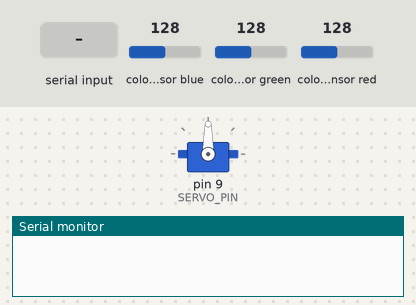
Bench run of a sketch on a simulated Arduino Uno, built with avr-gcc and run on an emulated ATmega328P. On the bench: servo, the last lines printed to the serial monitor. Inputs (shaded band) come from the test bench; at power-on: colour sensor blue 128, colour sensor green 128, colour sensor red 128.

Above: at 1.2 s.
1.3 s: "30,150\n" received over Serial
At 1.61 s:
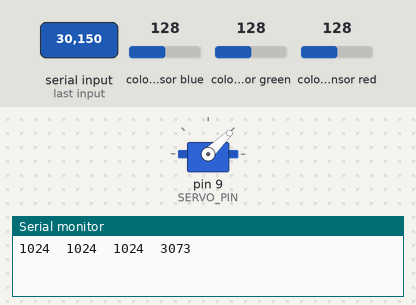
3.2 s: "2\n" received over Serial
At 4.9 s:
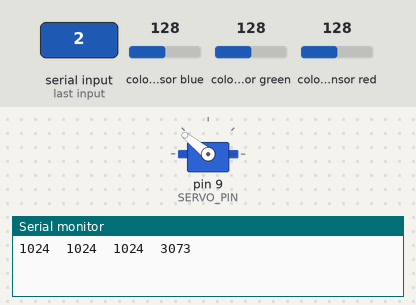
5.7 s: "1\n" received over Serial
8.7 s: "200\n" received over Serial
At 13.6 s:
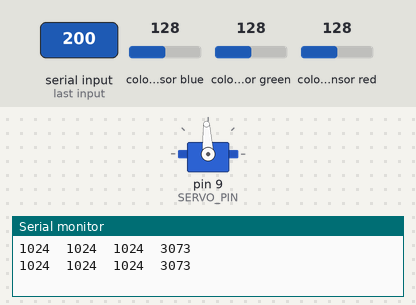
Timing chart, 0 to 13.9 s (numbered marks = the images above; inputs shaded):
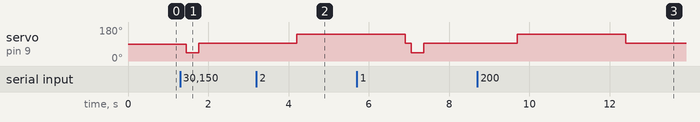

The sketch:

machine.ino
```cpp
#include <Wire.h>
#include <Servo.h>
#include "Adafruit_TCS34725.h"

// for a common anode LED, connect the common pin to +5V
// for common cathode, connect the common to ground

// set to false if using a common cathode LED
#define commonAnode true

// our RGB -> eye-recognized gamma color
byte gammatable[256];

// constants
Adafruit_TCS34725 tcs = Adafruit_TCS34725(TCS34725_INTEGRATIONTIME_50MS, TCS34725_GAIN_4X);
const int SERVO_PIN = 9;
Servo servo;

// variables
int sequencing = 0;
int angle = 0;

void setup() {
  Serial.begin(9600);
  // initialize servo motor
  servo.attach(SERVO_PIN); // attaches the servo on pin 9 to the servo object

  if (tcs.begin()) {
    // Serial.println("Found sensor");
  } else {
    Serial.println("No TCS34725 found ... check your connections");
    while (1); // halt!
  }

  // thanks PhilB for this gamma table!
  // it helps convert RGB colors to what humans see
  for (int i=0; i<256; i++) {
    float x = i;
    x /= 255;
    x = pow(x, 2.5);
    x *= 255;

    if (commonAnode) {
      gammatable[i] = 255 - x;
    } else {
      gammatable[i] = x;
    }
    //Serial.println(gammatable[i]);

    // Serial.print("RED\tGREEN\tBLUE\tCLEAR\n");
    // Serial.println("---------------------------------");
  }
}

// The commented out code in loop is example of getRawData with clear value.
// Processing example colorview.pde can work with this kind of data too, but It requires manual conversion to
// [0-255] RGB value. You can still uncomments parts of colorview.pde and play with clear value.
void loop() {
  uint16_t red, green, blue, clear;
  if (Serial.available() > 0) {
    int val = char(Serial.read())-'0';
    if (val == 1) {
        tcs.setInterrupt(false);  // turn on LED

        delay(100);// takes 50ms to read

        tcs.getRawData(&red, &green, &blue, &clear);

        Serial.print(int(red));
        Serial.print("\t");
        Serial.print(int(green));
        Serial.print("\t");
        Serial.print(int(blue));
        Serial.print("\t");
        Serial.print(int(clear));

        // control servo motor arccoding to the angle
        servo.writeMicroseconds(1000);
        delay(310);
        servo.writeMicroseconds(1500);
    }

    if (val == 0) {
        Serial.write('OFF\n');
        tcs.setInterrupt(true);
    }

    if (val == 2) {
        Serial.write('OFF\n');
        tcs.setInterrupt(true);
        delay(1000);
        servo.writeMicroseconds(2000);
        delay(2700);
        servo.writeMicroseconds(1500);
    }
  }
}
```

Measured:
- after the input at 1.3 s, servo on pin 9 (SERVO_PIN): 90° → 44° after 0.16 s, → 93° 0.31 s later
- after the input at 3.2 s, servo on pin 9 (SERVO_PIN): 93° → 141° after 1.0 s
- after the input at 8.7 s, servo on pin 9 (SERVO_PIN): 93° → 141° after 1.0 s, → 93° 2.7 s later
